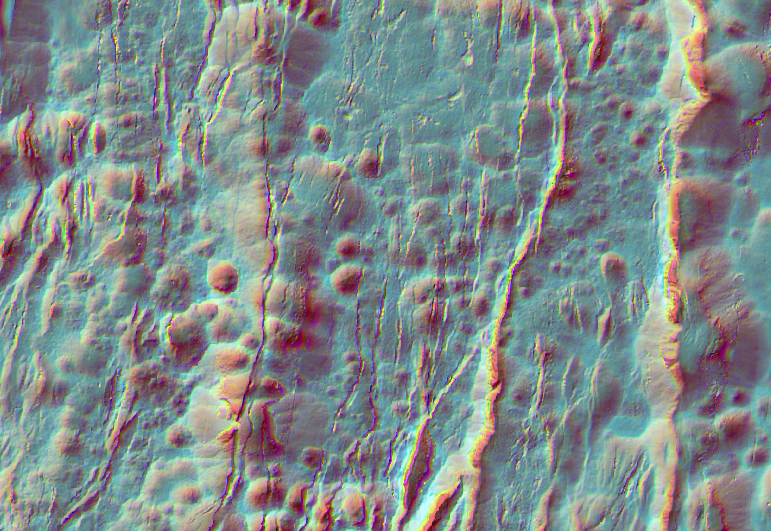
#> input picture imgs/base.png, 771 x 531 px
$ python launcher.py
#> lines starting #> are read from the running program, lines starting #| are printed output that depends on the picture
### edge_detector.py
import os,cv2
import numpy as np

class detector(object):
    """Detecting edges from multi-source images with multi-control boards"""
    def __init__(self):
        self.stockImg = []      # image stock
        self.img_path = "./imgs/"
        self.imgRef = cv2.imread(self.img_path+"base.png")
#> self.imgRef is the input picture: shape (531, 771, 3); mean B, G, R 138.4, 138.9, 127.9
        self.img0 = cv2.imread(self.img_path+"315.png")
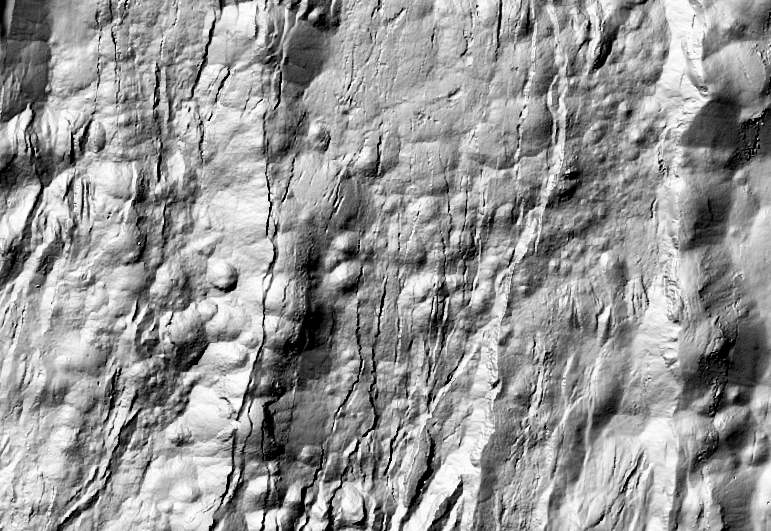
#> input picture imgs/315.png, 771 x 531 px
#> self.img0 is the input picture: shape (531, 771, 3); min 0, max 255, mean 149.8
        self.img1 = cv2.imread(self.img_path+"slope.png")
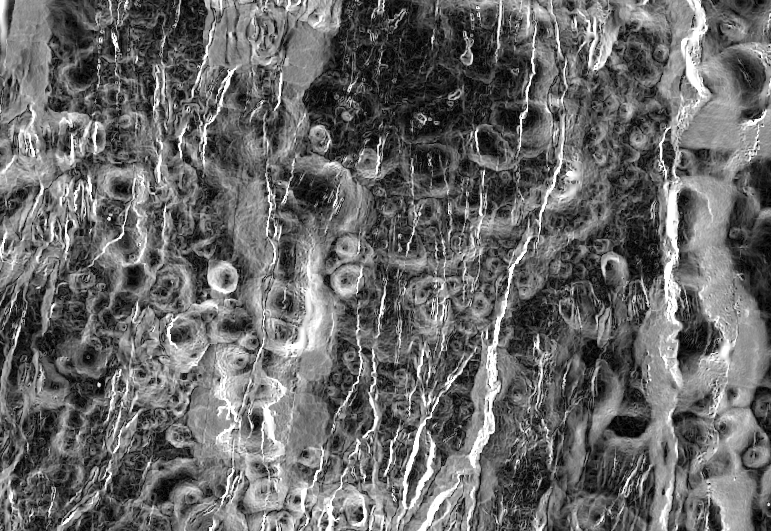
#> input picture imgs/slope.png, 771 x 531 px
#> self.img1 is the input picture: shape (531, 771, 3); min 0, max 255, mean 104.5
        self.imgList = [self.img0,self.img1]
        self.edgesColor = [(0,255,0),(0,0,255)]
        self.blurList = []
        self.contoursList = []
        self.drawingList = []
        self.count = 0
        # changing trackbar values
        self.a, self.b, self.c, self.d, self.e, self.f = {},{},{},{},{},{}
        # old trackbar values
        self.a_old, self.b_old, self.c_old, self.d_old, self.e_old, self.f_old = {},{},{},{},{},{}
        # Get grayscale images
        self.get_grayscale()
#> the loop in get_grayscale, `while l < len(self.imgList):` made 2 passes
#> l on passes 1 to 2: 1, 2
#> after the loop in get_grayscale, `while l < len(self.imgList):`: l = 2; self.stockImg = 2 items

    def get_grayscale(self):
        """Transform RGB to GRAY"""
        l = 0
        while l < len(self.imgList):
            grayVal = cv2.cvtColor(self.imgList[l],cv2.COLOR_BGR2GRAY)
            self.stockImg.append(grayVal)
            l += 1

    def main(self,*args):
        """Main function called by trackbars in created windows each time a modifier value is changed"""
        # create trackbars for images
        k = 0
        while k <= len(self.stockImg):
            # trackbars for modifiers
            contrastV = cv2.getTrackbarPos('contrast:', 'input{}'.format(k))
            blurV = cv2.getTrackbarPos('blur:', 'input{}'.format(k))
            edgesV = cv2.getTrackbarPos('edges:', 'input{}'.format(k))
            ratioV = cv2.getTrackbarPos('ratio:', 'input{}'.format(k))
            angleMinV = cv2.getTrackbarPos('angle_min:', 'input{}'.format(k))
            angleMaxV = cv2.getTrackbarPos('angle_max:', 'input{}'.format(k))
            # value of modifiers
            self.a[k] = contrastV
            self.b[k] = blurV
            self.c[k] = edgesV
            self.d[k] = ratioV
            self.e[k] = angleMinV
            self.f[k] = angleMaxV
            k += 1
        if self.count == 0:
            # if initial state...
            self.storedValues()         # initiate modifier values
            self.contrast_callback()    # get initial blurs
            self.count += 1
        else:
            self.checkFunction()        # call this function every time trackbar is modified to apply modifiers
        self.storedValues()             # store new values each time a change is applied to image(s)

    # [18 lines left out: function checkFunction, not called in this run]

    def contrast_callback(self):
        """Contrast modifier"""
        self.blur_callback()

    def blur_callback(self):
        """Blur modifier"""
        # Parameters
        maxIntensity = 255.0 # depends on dtype of image data
        x = np.arange(maxIntensity)
        phi,theta = 1,1
        self.blurList = []
        for i in range(len(self.stockImg)):
            grayMod = (maxIntensity/phi)*(self.stockImg[i]/(maxIntensity/theta))**self.a[i]
            grayMod = np.array(grayMod,np.uint8)
            if self.b[i] % 2 == 1:
                blur = cv2.GaussianBlur(grayMod,(self.b[i],self.b[i]),0)
                self.blurList.append(blur)
            else:
                blurValMod = self.b[i] - 1
                blur = cv2.GaussianBlur(grayMod,(blurValMod,blurValMod),0)
                self.blurList.append(blur)
        self.thresholding()

    def thresh_Edges(self):
        """Edges threshold modifier"""
        self.thresholding()

    def thresholding(self):
        """Contouring function"""
        for i in range(len(self.blurList)):
            edges = cv2.Canny(self.blurList[i],self.c[i]*0.5,self.c[i]*1.5)
            #ret,threshImg = cv2.threshold(blurList[i],c[i],255,0)
            contours, hierarchy = cv2.findContours(edges,cv2.RETR_TREE,cv2.CHAIN_APPROX_SIMPLE)
            self.contoursList.append(contours)
        self.ratio()

    def ratio_callback(self):
        """Ratio modifier"""
        self.ratio()

    def angle_callback(self):
        self.ratio()

    def ratio(self):
        """Drawing function"""
        for i in range(len(self.blurList)):
            drawing_edges = np.zeros(self.img0.shape,np.uint8)
            for cnt in self.contoursList[i]:
                rect = cv2.minAreaRect(cnt)
                width = rect[1][0]
                height = rect[1][1]
                ratio = width/height if height != 0 else 0
                ratio2 = height/width if width != 0 else 0
                angle = rect[2]
                points = cv2.boxPoints(rect)
                points = np.int0(np.around(points))
                if ratio > self.d[i] and -self.e[i] >= angle >= -self.f[i]:
                    cv2.drawContours(drawing_edges,[cnt],0,self.edgesColor[i],2)
                if ratio2 > self.d[i] and -self.e[i] >= angle >= -self.f[i]:
                    cv2.drawContours(drawing_edges,[cnt],0,self.edgesColor[i],2)
            self.drawingList.append(drawing_edges)
        alpha = 1.0
        beta = 1.0
        gamma = 100
        imgEdges = np.zeros(self.img0.shape,np.uint8)
        dst_ref = 0
        for i in range(1,len(self.blurList)):
            dst_ref += self.drawingList[i-1] * beta + self.drawingList[i] * beta + gamma
            imgEdges += cv2.addWeighted(self.drawingList[i-1], beta, self.drawingList[i], beta, 0, dst_ref)
        dst = self.imgRef*alpha + imgEdges*beta + gamma
        imgSuperimposed = cv2.addWeighted(self.imgRef, alpha, imgEdges, beta, 0, dst)
        self.drawingList = []
        self.img_show(imgSuperimposed)

    def storedValues(self):
        """Store current values as old values"""
        k = 0
        while k <= len(self.stockImg):
            self.a_old[k] = self.a[k]
            self.b_old[k] = self.b[k]
            self.c_old[k] = self.c[k]
            self.d_old[k] = self.d[k]
            self.e_old[k] = self.e[k]
            self.f_old[k] = self.f[k]
            k += 1

    def img_show(self,img):
        cv2.imshow('Edges',img)
        for i in range(len(self.imgList)):
            cv2.imshow('img{}'.format(i),self.blurList[i])

    def detect(self):
        # Create windows (for controllers)
        for i in range(len(self.imgList)):
            cv2.namedWindow('input{}'.format(i),cv2.WINDOW_NORMAL) #cv2.WINDOW_NORMAL is resize; WINDOW_AUTOSIZE
            cv2.resizeWindow('input{}'.format(i), 500, 200)
            cv2.namedWindow('img{}'.format(i),cv2.WINDOW_NORMAL)
            cv2.resizeWindow('img{}'.format(i), 200, 75)
#> this loop made 2 passes
        # Create window to display edges
        cv2.namedWindow('Edges',cv2.WINDOW_NORMAL)
        # Default parameters
        threshEdges = 184
        max_threshEdges = 255
        blurVal = 7
        blurMax = 9
        ratioVal = 5
        ratioMax = 10
        contrastVal = 2
        contrastMax = 8
        angle_minVal = 30
        angle_min_Max = 360
        angle_maxVal = 70
        angle_max_Max = 360
        # Create controllers
        for i in range(len(self.imgList)):
            cv2.createTrackbar('blur:','input{}'.format(i),blurVal,blurMax,self.main)
            cv2.createTrackbar('edges:','input{}'.format(i),threshEdges,max_threshEdges,self.main)
            cv2.createTrackbar('ratio:','input{}'.format(i),ratioVal,ratioMax,self.main)
            cv2.createTrackbar('contrast:','input{}'.format(i),contrastVal,contrastMax,self.main)
            cv2.createTrackbar('angle_min:','input{}'.format(i),angle_minVal,angle_min_Max,self.main)
            cv2.createTrackbar('angle_max:','input{}'.format(i),angle_maxVal,angle_max_Max,self.main)
        # Initiate the main function
        self.main()
#> in main, `contrastV = cv2.getTrackbarPos('contrast:', 'input{}'.format(k))`: contrastV = 2
#> in main, `blurV = cv2.getTrackbarPos('blur:', 'input{}'.format(k))`: blurV = 7
#> in main, `edgesV = cv2.getTrackbarPos('edges:', 'input{}'.format(k))`: edgesV = 184
#> in main, `ratioV = cv2.getTrackbarPos('ratio:', 'input{}'.format(k))`: ratioV = 5
#> in main, `angleMinV = cv2.getTrackbarPos('angle_min:', 'input{}'.format(k))`: angleMinV = 30
#> in main, `angleMaxV = cv2.getTrackbarPos('angle_max:', 'input{}'.format(k))`: angleMaxV = 70
#> the loop in storedValues, `while k <= len(self.stockImg):` made 3 passes
#> after the loop in storedValues, `while k <= len(self.stockImg):`: k = 3; self.a_old = {0: 2, 1: 2, 2: 2}; self.b_old = {0: 7, 1: 7, 2: 7}; self.c_old = {0: 184, 1: 184, 2: 184}; self.d_old = {0: 5, 1: 5, 2: 5}; self.e_old = {0: 30, 1: 30, 2: 30}; self.f_old = {0: 70, 1: 70, 2: 70}
#> the loop in blur_callback, `for i in range(len(self.stockImg)):` made 2 passes
#> pass 1, in blur_callback, `blur = cv2.GaussianBlur(grayMod,(self.b[i],self.b[i]),0)`:
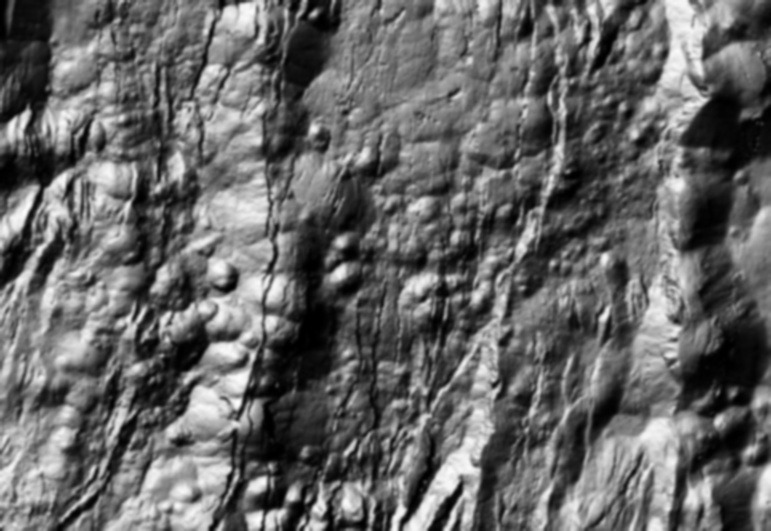
#> blur: shape (531, 771); min 0, max 252, mean 102.4
#> after the loop in blur_callback, `for i in range(len(self.stockImg)):`: self.blurList = 2 items
#> the loop in thresholding, `for i in range(len(self.blurList)):` made 2 passes
#> pass 1, in thresholding, `edges = cv2.Canny(self.blurList[i],self.c[i]*0.5,self.c[i]*1.5)`:
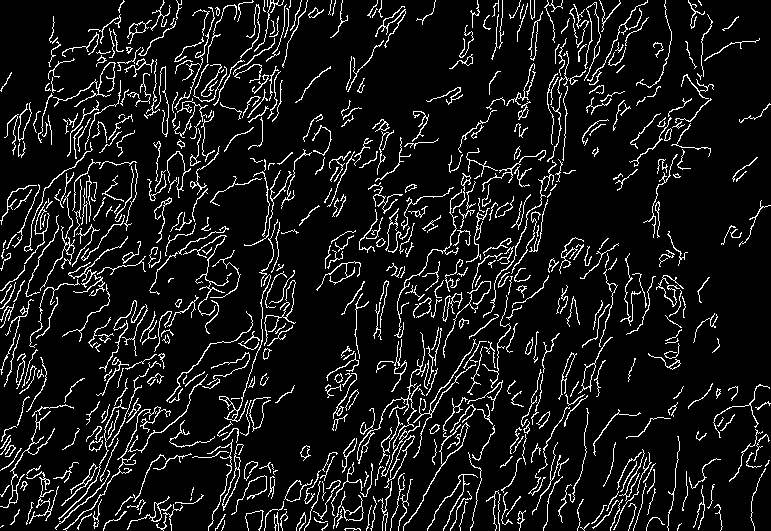
#> edges: shape (531, 771); 9.4% white in thin lines or dots
#> the loop in ratio, `for i in range(len(self.blurList)):` made 2 passes
#> after the loop in ratio, `for i in range(len(self.blurList)):`:
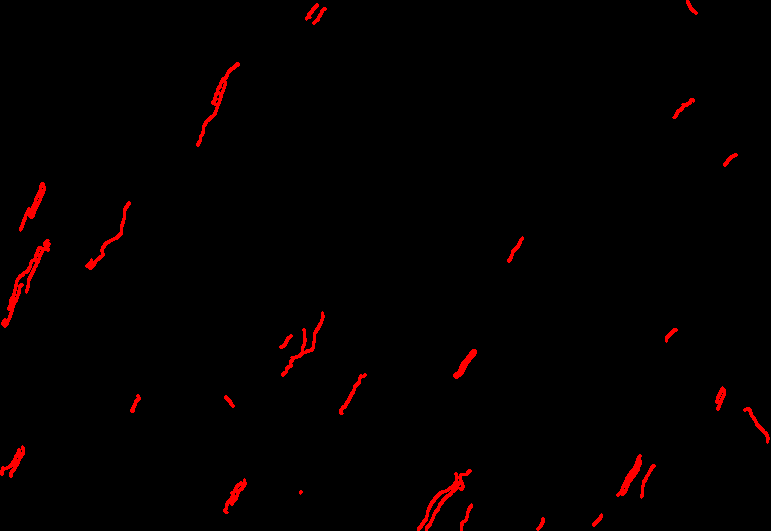
#> drawing_edges: shape (531, 771, 3); mean B, G, R 0, 0, 3.6
#> the loop in ratio, `for i in range(1,len(self.blurList)):` made 1 pass
#> in ratio, `dst = self.imgRef*alpha + imgEdges*beta + gamma`:
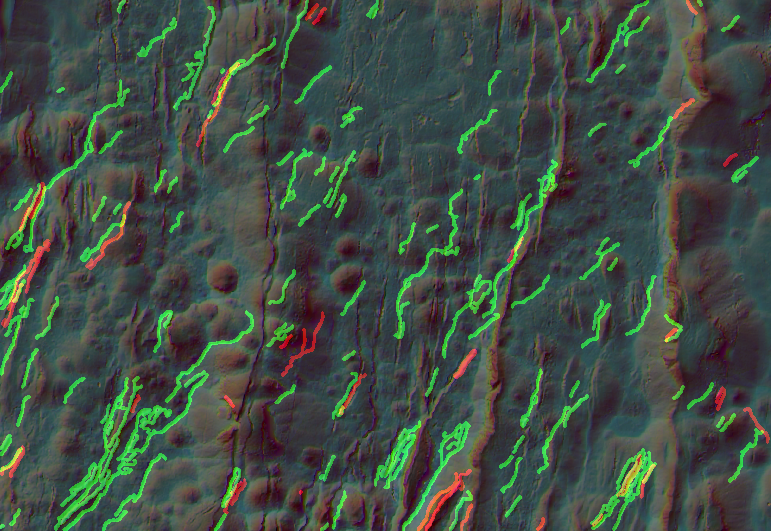
#> dst: shape (531, 771, 3) float64; mean B, G, R 238.4, 255.7, 231.6; drawn with min black and max white
#> the loop in img_show, `for i in range(len(self.imgList)):` made 2 passes
#> pass 2, in img_show, `cv2.imshow('img{}'.format(i),self.blurList[i])`:
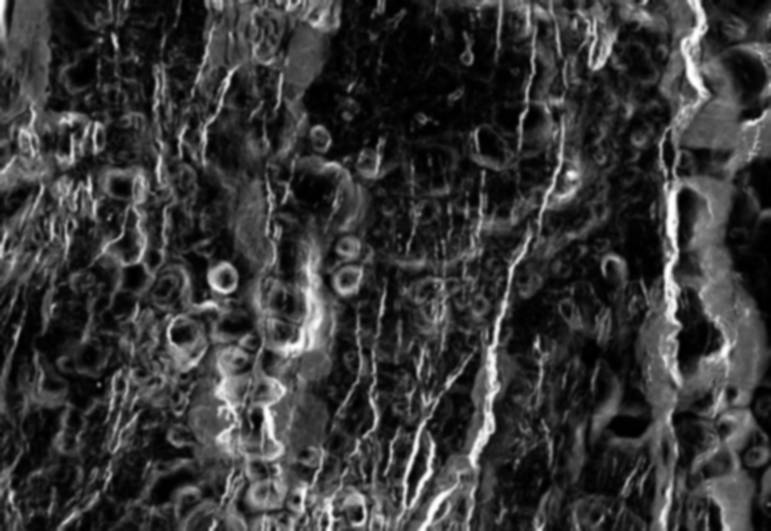
#> window 'img1': shape (531, 771); min 0, max 255, mean 55.2
#> the loop in storedValues (call 2), `while k <= len(self.stockImg):` made 3 passes
        if cv2.waitKey(0) == 27: # if you press ESC, it will close all windows
#> (key Esc is pressed here)
            cv2.destroyAllWindows()

### launcher.py
import os
os.chdir("C:/Users/cyrilj/Desktop/github-multi-edge-detector")
import edge_detector

model = edge_detector.detector()

# Initiate the main function
model.detect()
